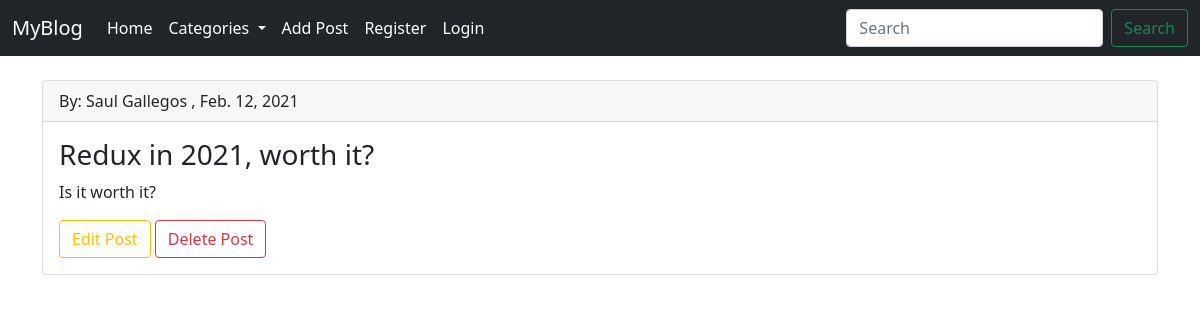
Page /post/7 on the committed database.
### blog/models.py (models this page shows, shortened)
class Post(models.Model):
    title = models.CharField(max_length=250)
    body = models.TextField()
    author = models.ForeignKey(User, on_delete=models.CASCADE)
    date = models.DateField(auto_now_add=True)

### blog/views.py (the view)
# urls.py: path('post/<int:pk>', PostDetailView.as_view(), name='post_detail'),
class PostDetailView(DetailView):
     model = Post
     template_name = 'post_details.html'

### blog/templates/post_details.html (shortened to what this page needs)
{% extends 'base.html' %}
{% block content %}
<div class="card">
     <div class="card-header">
          By: {{post.author.first_name}} {{post.author.last_name}} , {{post.date}}
     </div>
     <div class="card-body">
       <h3 class="card-title">{{post.title}}</h3>
       <p class="card-text">{{post.body}}</p>
       <a class="btn btn-outline-warning" href="{% url 'update_post' post.pk %}">Edit Post</a>
       <a class="btn btn-outline-danger" href="{% url 'delete_post' post.pk %}">Delete Post</a>
     </div>
</div>
{% endblock %}

### rows in the picture
Post: author.first_name "Saul", author.last_name "Gallegos", date "Feb. 12, 2021", title "Redux in 2021, worth it?", body "Is it worth it?"
